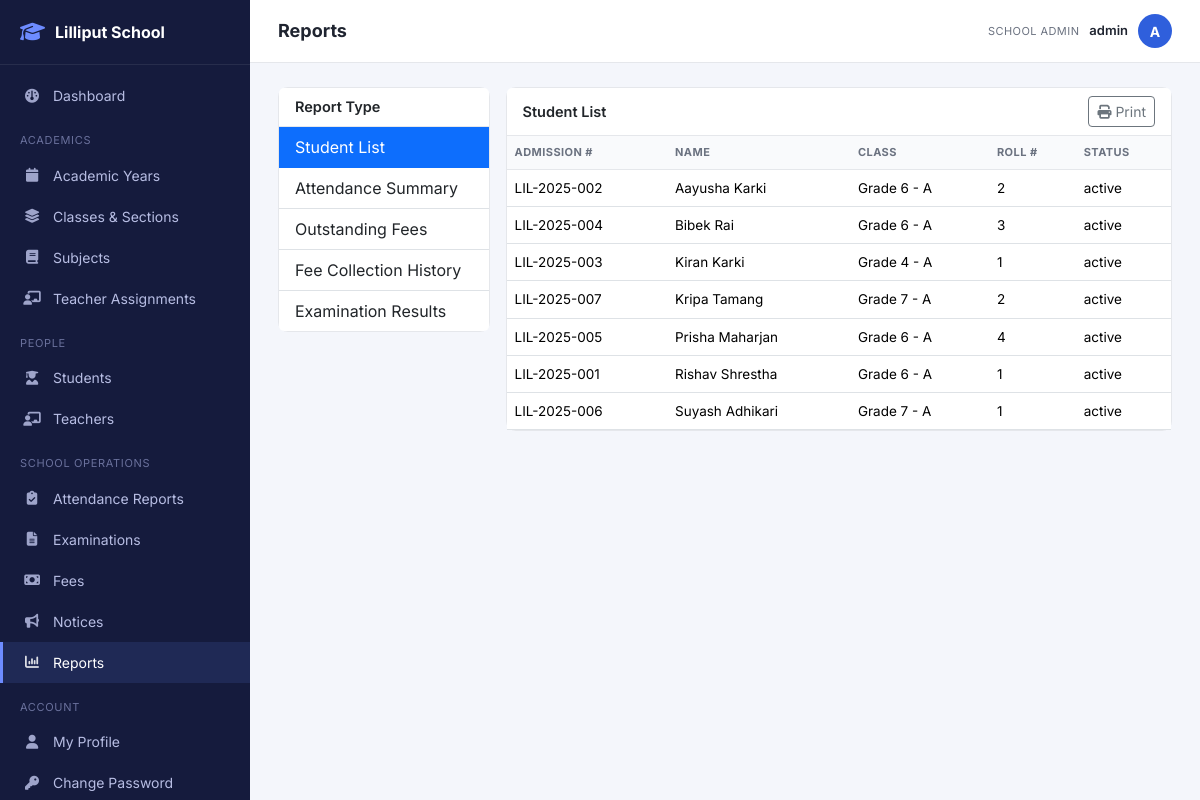
The page /admin/reports.php (signed in) on the database its author committed.
### tables this page shows
CREATE TABLE student_enrollments (
    id INT AUTO_INCREMENT PRIMARY KEY,
    student_id INT NOT NULL,
    academic_year_id INT NOT NULL,
    class_section_id INT NOT NULL,
    roll_number VARCHAR(10) NULL,
    admission_date DATE NULL,
    status ENUM('active','promoted','transferred','graduated','left') NOT NULL DEFAULT 'active',
    remarks VARCHAR(255) NULL,
    UNIQUE KEY uq_student_year (student_id, academic_year_id),
    FOREIGN KEY (student_id) REFERENCES students(id) ON DELETE CASCADE,
    FOREIGN KEY (academic_year_id) REFERENCES academic_years(id) ON DELETE CASCADE,
    FOREIGN KEY (class_section_id) REFERENCES class_sections(id) ON DELETE CASCADE
);

CREATE TABLE students (
    id INT AUTO_INCREMENT PRIMARY KEY,
    user_id INT NULL UNIQUE,                
    admission_number VARCHAR(30) NOT NULL UNIQUE,
    first_name VARCHAR(60) NOT NULL,
    middle_name VARCHAR(60) NULL,
    last_name VARCHAR(60) NOT NULL,
    dob DATE NULL,
    gender ENUM('male','female','other') NOT NULL,
    blood_group VARCHAR(5) NULL,
    photo VARCHAR(255) NULL,
    address VARCHAR(255) NULL,
    phone VARCHAR(20) NULL,
    email VARCHAR(120) NULL,
    emergency_contact_name VARCHAR(100) NULL,
    emergency_contact_relation VARCHAR(40) NULL,
    emergency_contact_phone VARCHAR(20) NULL,
    status ENUM('active','inactive','transferred','graduated','left') NOT NULL DEFAULT 'active',
    created_at DATETIME NOT NULL DEFAULT CURRENT_TIMESTAMP,
    FOREIGN KEY (user_id) REFERENCES users(id) ON DELETE SET NULL
);

### core/helpers.php (called while the page is built, shortened)
<?php
function e(?string $value): string
{
    return htmlspecialchars((string)($value ?? ''), ENT_QUOTES, 'UTF-8');
}

### admin/reports.php (the view, shortened to what this page needs)
<?php
$db = Database::connection();
$activeYear = $db->query("SELECT * FROM academic_years WHERE is_active=1 LIMIT 1")->fetch();
$report = $_GET['report'] ?? 'students';
$rows = [];
$columns = [];
if ($report === 'students') {
    $columns = ['Admission #','Name','Class','Roll #','Status'];
    $stmt = $db->prepare("
        SELECT s.admission_number, CONCAT(s.first_name,' ',s.last_name) name,
               CONCAT(c.name,' - ',sec.name) class, se.roll_number, s.status
        FROM students s
        LEFT JOIN student_enrollments se ON se.student_id=s.id AND se.academic_year_id=:y
        LEFT JOIN class_sections cs ON cs.id = se.class_section_id
        LEFT JOIN classes c ON c.id = cs.class_id
        LEFT JOIN sections sec ON sec.id = cs.section_id
        ORDER BY s.first_name
    ");
    $stmt->execute(['y' => $activeYear['id'] ?? 0]);
    $rows = $stmt->fetchAll();
}
include __DIR__ . '/../includes/layout_start.php';
$reportList = [
    'students' => 'Student List',
    'attendance_summary' => 'Attendance Summary',
    'fees_outstanding' => 'Outstanding Fees',
    'fees_collection' => 'Fee Collection History',
    'exam_results' => 'Examination Results',
];
?>
<div class="row g-3">
    <div class="col-lg-3">
        <div class="card">
            <div class="card-header">Report Type</div>
            <div class="list-group list-group-flush">
                <?php foreach ($reportList as $key => $label): ?>
                    <a href="?report=<?= $key ?>" class="list-group-item list-group-item-action <?= $report===$key?'active':'' ?>"><?= e($label) ?></a>
                <?php endforeach; ?>
            </div>
        </div>
    </div>
    <div class="col-lg-9">
        <div class="card">
            <div class="card-header d-flex justify-content-between align-items-center">
                <?= e($reportList[$report] ?? 'Report') ?>
                <button onclick="window.print()" class="btn btn-sm btn-outline-secondary"><i class="fa-solid fa-print me-1"></i>Print</button>
            </div>
            <div class="table-responsive">
                <table class="table mb-0">
                    <thead><tr><?php foreach ($columns as $c): ?><th><?= e($c) ?></th><?php endforeach; ?></tr></thead>
                    <tbody>
                    <?php foreach ($rows as $r): ?>
                        <tr><?php foreach ($r as $k => $v): if (is_int($k)) continue; ?><td><?= e((string)$v) ?></td><?php endforeach; ?></tr>
                    <?php endforeach; ?>
                    </tbody>
                </table>
            </div>
        </div>
    </div>
</div>
<?php include __DIR__ . '/../includes/layout_end.php'; ?>

### assets/css/style.css (style rules this page uses)
:root { --sidebar-width: 250px; --brand-color: #2f5fdc; --brand-color-dark: #1e3fa0; --bg-soft: #f4f6fb; --text-muted: #6b7280; --border-color: #e5e7eb; --radius: 10px; }
* { box-sizing: border-box; }
body { font-family: 'Inter', -apple-system, BlinkMacSystemFont, sans-serif; background: var(--bg-soft); color: #1f2430; margin: 0; }
.card { border: 1px solid var(--border-color); border-radius: var(--radius); }
.card-header { background: #fff; border-bottom: 1px solid var(--border-color); font-weight: 600; font-size: 14.5px; }
.table { font-size: 13.5px; }
.table thead th { background: #f9fafc; text-transform: uppercase; font-size: 11px; letter-spacing: .04em; color: var(--text-muted); font-weight: 700; border-bottom: 1px solid var(--border-color); }
.table td { vertical-align: middle; }

### rows shown on the page
student_enrollments: student.admission_number "LIL-2025-002", v "Aayusha Karki", v "Grade 6 - A", roll_number "2", student.status "active"
student_enrollments: student.admission_number "LIL-2025-004", v "Bibek Rai", v "Grade 6 - A", roll_number "3", student.status "active"
student_enrollments: student.admission_number "LIL-2025-003", v "Kiran Karki", v "Grade 4 - A", roll_number "1", student.status "active"
student_enrollments: student.admission_number "LIL-2025-007", v "Kripa Tamang", v "Grade 7 - A", roll_number "2", student.status "active"
student_enrollments: student.admission_number "LIL-2025-005", v "Prisha Maharjan", v "Grade 6 - A", roll_number "4", student.status "active"
student_enrollments: student.admission_number "LIL-2025-001", v "Rishav Shrestha", v "Grade 6 - A", roll_number "1", student.status "active"
student_enrollments: student.admission_number "LIL-2025-006", v "Suyash Adhikari", v "Grade 7 - A", roll_number "1", student.status "active"

### other values the page prints
$label "Dashboard Academic Years Classes & Sections Subjects Teacher Assignments Students Teachers Attendance Reports Examinations Fees Notices Reports My Profile Change Password"
$pageTitle "Reports"
role_label(Auth::role()) "SCHOOL ADMIN"
Auth::username() "admin"
substr(Auth::username(), 0, 1) "A"
$label "Student List"
$label "Attendance Summary"
$label "Outstanding Fees"
$label "Fee Collection History"
$label "Examination Results"
$reportList[$report] "Student List"
$c "ADMISSION #"
$c "NAME"
$c "CLASS"
$c "ROLL #"
